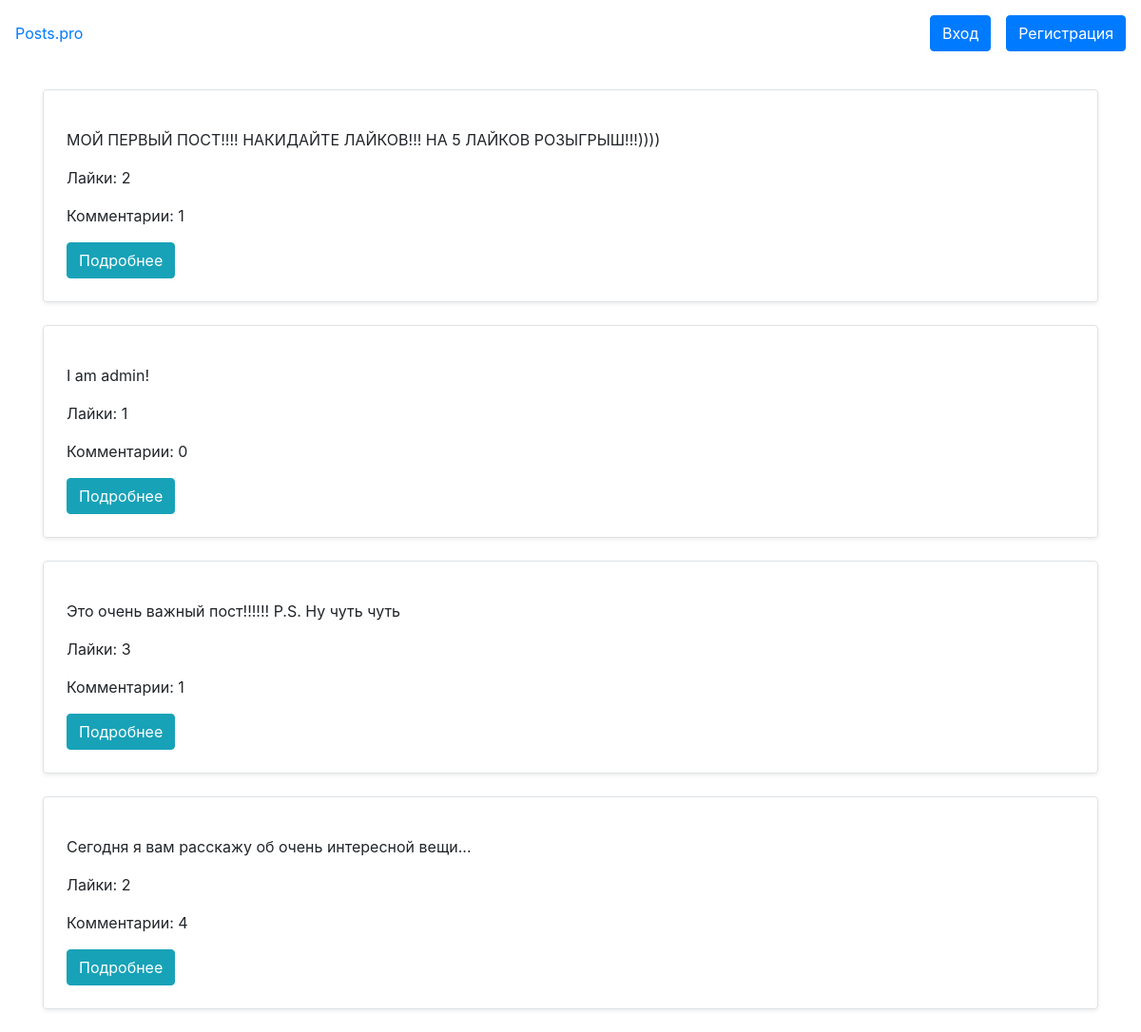
Screenshot of /blog/ with the database file from the repository.
### blog/models.py (models this page shows, shortened)
class Post(models.Model):
    content = models.TextField(verbose_name='Содержание')
    author = models.ForeignKey(User, on_delete=models.CASCADE)
    date_posted = models.DateTimeField(auto_now_add=True)
    likes = models.ManyToManyField(User, related_name='likes', blank=True, verbose_name='Лайки')
    def total_likes(self):
        return self.likes.count()
    def total_comments(self):
        return self.comment_set.count()

### blog/views.py (the view)
# urls.py: path('', views.index, name='index'),
def index(request):
    posts = Post.objects.all().order_by('-date_posted')
    paginator = Paginator(posts, 50)
    page_number = request.GET.get('page')
    page = paginator.get_page(page_number)
    return render(request, 'index.html', {'page': page})

### blog/templates/index.html (shortened to what this page needs)
{% extends 'base.html' %}
{% load bootstrap4 %}
{% block content %}
{% for post in page %}
<div class="post-card mb-4 p-4 border rounded shadow-sm">
    <p>{{ post.content }}</p>
    <p>Лайки: {{ post.total_likes }}</p>
    <p>Комментарии: {{ post.total_comments }}</p>
    <a href="{% url 'post-detail' post.id %}" class="btn btn-info">Подробнее</a>
</div>
{% endfor %}
{% endblock %}

### rows the page displays
Post: content "МОЙ ПЕРВЫЙ ПОСТ!!!! НАКИДАЙТЕ ЛАЙКОВ!!! НА 5 ЛАЙКОВ РОЗЫГРЫШ!!!))))", total_likes "2", total_comments "1"
Post: content "I am admin!", total_likes "1", total_comments "0"
Post: content "Это очень важный пост!!!!!! P.S. Ну чуть чуть", total_likes "3", total_comments "1"
Post: content "Сегодня я вам расскажу об очень интересной вещи...", total_likes "2", total_comments "4"
